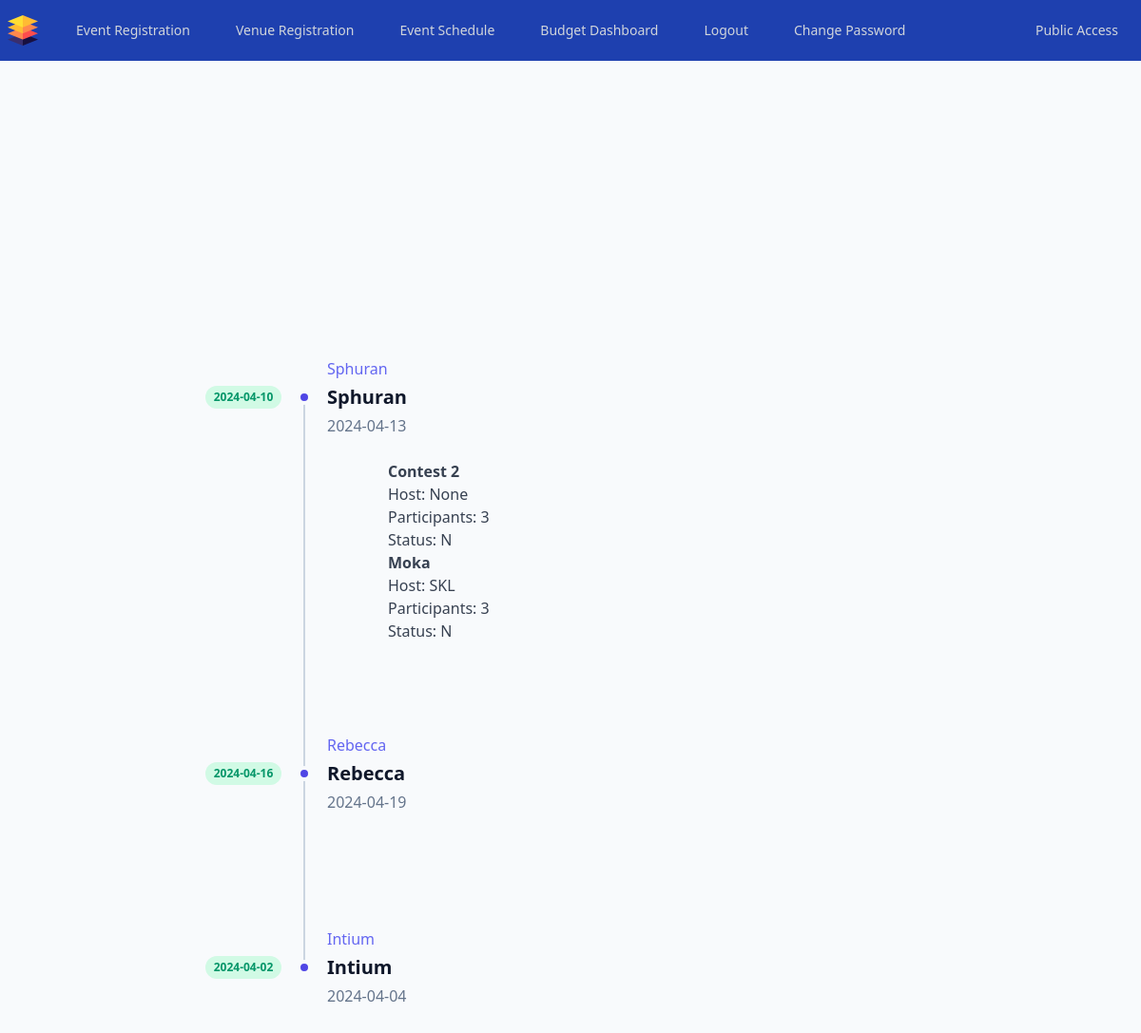
Page /O_home (signed in) on the committed database.
### tables this page shows
CREATE TABLE Event(
    E_Id int PRIMARY KEY,
    Name varchar(100),
    S_Date date,
    E_Date date,
    Hosting_Dept varchar(100),
    No_of_Schedules int,
    Starting_Capital Capital int,
    V_Id int);

CREATE TABLE Event_Schedule(
    ES_Id int,
    E_Id int,
    Programme_Name varchar(100),
    No_of_Participants int,
    Host_Name varchar(100),
    Amount_required int,
    Status varchar(1),
    PRIMARY KEY(ES_Id,E_Id)
);

### app.py (the view)
@app.route("/O_home")
@o_login_required
def o_home():
    conn = sqlite3.connect(db_path)
    cursor = conn.cursor()
    cursor.execute("SELECT * FROM Venue")
    venues = cursor.fetchall()
    cursor.execute("SELECT * FROM Event")
    events = cursor.fetchall()
    cursor.execute("SELECT * FROM Event_Schedule")
    event_schedules = cursor.fetchall()
    conn.close()
    event_data = {}
    for event in events:
        event_data[event[0]] = {'event': event, 'schedules': []}
    for schedule in event_schedules:
        event_id = schedule[1]
        if event_id in event_data:
            event_data[event_id]['schedules'].append(schedule)
    return render_template("O_home.html", venues=venues, event_data=event_data)

### app.py (called while the page is built)
def o_login_required(f):
    @wraps(f)
    def decorator(*args,**kwargs):
        if session.get("o_id") is None:
            return redirect("/O_login")
        return f(*args,**kwargs)
    return decorator

@app.after_request
def after_request(response):
    response.headers["Cache-Control"] = "no-cache, no-store, must-revalidate"
    response.headers["Expires"] = 0
    response.headers["Pragma"] = "no-cache"
    return response

### templates/O_home.html (shortened to what this page needs)
{% extends "layout.html" %}
{% block main %}
<nav class="bg-blue-800">
    <div class="mx-auto max-w-7xl px-2 sm:px-6 lg:px-8">
      <div class="relative flex h-16 items-center justify-between">
        <div class="flex flex-1 items-center justify-center sm:items-stretch sm:justify-start">
          <div class="flex flex-shrink-0 items-center">
            <img class="h-8 w-auto" src="/static/layers.png" alt="Your Company">
          </div>
          <div class="hidden sm:ml-6 sm:block">
            <div class="flex space-x-4">
              <a href="/E_register" class="text-gray-300 hover:bg-gray-700 hover:text-white rounded-md px-3 py-2 text-sm font-medium">Event Registration</a>
              <a href="/V_register" class="text-gray-300 hover:bg-gray-700 hover:text-white rounded-md px-3 py-2 text-sm font-medium">Venue Registration</a>
              <a href="/E_schedule" class="text-gray-300 hover:bg-gray-700 hover:text-white rounded-md px-3 py-2 text-sm font-medium">Event Schedule</a>
              <a href="/B_dash" class="text-gray-300 hover:bg-gray-700 hover:text-white rounded-md px-3 py-2 text-sm font-medium">Budget Dashboard</a>
              <a href="/O_logout" class="text-gray-300 hover:bg-gray-700 hover:text-white rounded-md px-3 py-2 text-sm font-medium">Logout</a>
              <a href="/O_change" class="text-gray-300 hover:bg-gray-700 hover:text-white rounded-md px-3 py-2 text-sm font-medium">Change Password</a>
              <a href="/" class="absolute right-0 text-gray-300 hover:bg-gray-700 hover:text-white rounded-md px-3 py-2 text-sm font-medium">Public Access</a>
            </div>
          </div>
        </div>
      </div>
    </div>
</nav>
<section class="relative min-h-screen flex flex-col justify-center bg-slate-50 overflow-hidden">
  <div class="w-full max-w-6xl mx-auto px-4 md:px-6 py-24">
    <div class="flex flex-col justify-center divide-y divide-slate-200 [&>*]:py-16">
        <div class="w-full max-w-3xl mx-auto">
            <div class="-my-6">
                {% for event_id, data in event_data.items() %}
                <div class="relative pl-8 sm:pl-32 py-6 group">
                    <div class="font-medium text-indigo-500 mb-1 sm:mb-0">{{ data['event'][1] }}</div>
                    <div class="flex flex-col sm:flex-row items-start mb-1 group-last:before:hidden before:absolute before:left-2 sm:before:left-0 before:h-full before:px-px before:bg-slate-300 sm:before:ml-[6.5rem] before:self-start before:-translate-x-1/2 before:translate-y-3 after:absolute after:left-2 sm:after:left-0 after:w-2 after:h-2 after:bg-indigo-600 after:border-4 after:box-content after:border-slate-50 after:rounded-full sm:after:ml-[6.5rem] after:-translate-x-1/2 after:translate-y-1.5">
                        <time class="sm:absolute left-0 translate-y-0.5 inline-flex items-center justify-center text-xs font-semibold uppercase w-20 h-6 mb-3 sm:mb-0 text-emerald-600 bg-emerald-100 rounded-full">{{ data['event'][2] }}</time>
                        <div class="text-xl font-bold text-slate-900">{{ data['event'][1] }}</div>
                    </div>
                    <div class="text-slate-500">
                        {{ data['event'][3] }}
                    </div>
                    <div class="ml-16 mt-4">
                        {% for schedule in data['schedules'] %}
                        <div class="text-gray-700">
                            <div class="font-semibold">{{ schedule[2] }}</div>
                            <div>Host: {{ schedule[4] }}</div>
                            <div>Participants: {{ schedule[3] }}</div>
                            <div>Status: {{ schedule[6] }}</div>
                        </div>
                        {% endfor %}
                    </div>
                </div>
                {% endfor %}
            </div>
        </div>
    </div>
</div>
</section>
{% endblock %}

### templates/layout.html (shortened to what this page needs)
<!DOCTYPE html>
<html lang="en">
  <head>
    <link
      rel="stylesheet"
      href="https://cdn.jsdelivr.net/npm/bulma@1.0.0/css/bulma.min.css"
    />
    <link
      href="https://cdn.jsdelivr.net/npm/bootstrap@5.3.3/dist/css/bootstrap.min.css"
      rel="stylesheet"
    />
    <link href="https://cdnjs.cloudflare.com/ajax/libs/flowbite/2.3.0/flowbite.min.css" rel="stylesheet" />
    <script src="https://cdn.tailwindcss.com"></script>
  </head>
  <body>
    <main>
      {% block main %}
      {% endblock %}
    </main>
  </body>
</html>

### rows in the picture
Event: Name "Sphuran", S_Date "2024-04-10", Name "Sphuran", E_Date "2024-04-13"
Event_Schedule: Programme_Name "Contest 2", Host_Name "None", No_of_Participants "3", Status "N"
Event_Schedule: Programme_Name "Moka", Host_Name "SKL", No_of_Participants "3", Status "N"
Event: Name "Rebecca", S_Date "2024-04-16", Name "Rebecca", E_Date "2024-04-19"
Event: Name "Intium", S_Date "2024-04-02", E_Date "2024-04-04"
